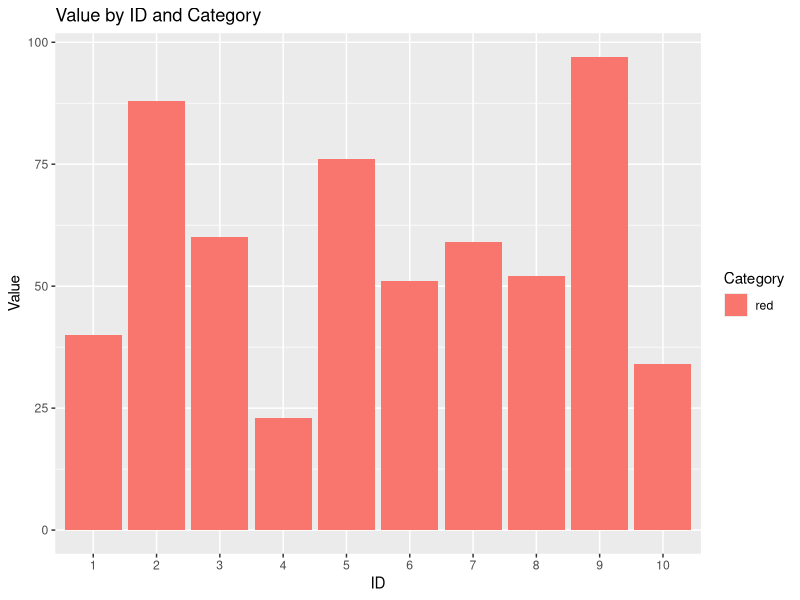

Write the R code that produced this figure.
# demo R script

# load libraries
library(ggplot2)

# create fake data
set.seed(123)
df <- data.frame(
  ID = 1:10,
  Category = rep(c("A", "B"), each = 5),
  Value = sample(10:100, 10)
)

# make plot
ggplot(df, aes(x = factor(ID), y = Value, fill = "red")) +
  geom_bar(stat = "identity", position = "dodge") +
  labs(
    title = "Value by ID and Category",
    x = "ID",
    y = "Value",
    fill = "Category"
  )
